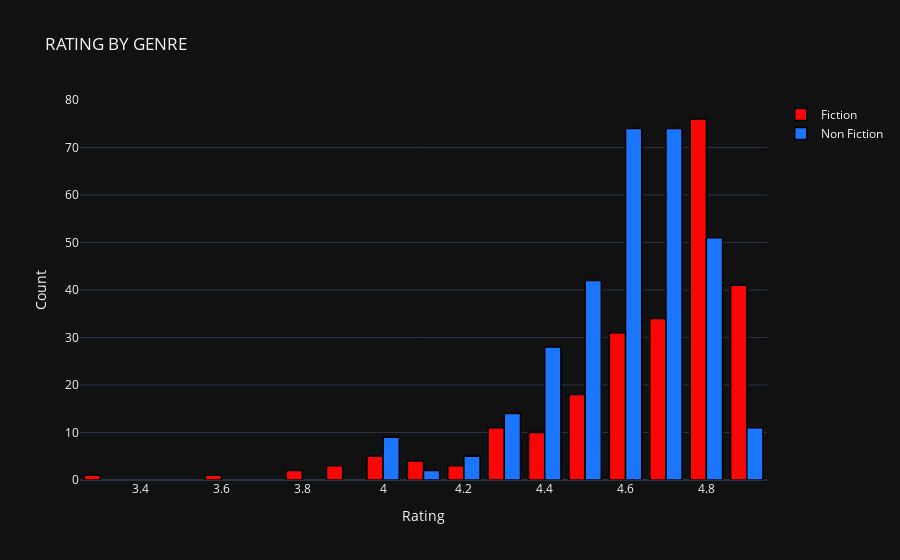

The code cell stored with this chart in its notebook:
### Code cell
df1 = data[data["Genre"] == "Fiction"]
df2 = data[data["Genre"] == "Non Fiction"]

temp_df1 = df1['User Rating'].value_counts().reset_index()
temp_df2 = df2['User Rating'].value_counts().reset_index()

# create trace1
trace1 = go.Bar(
                x = temp_df1['index'],
                y = temp_df1['User Rating'],
                name="Fiction",
                marker = dict(color = 'rgb(249, 6, 6)',
                             line=dict(color='rgb(0,0,0)',width=1.5)))
# create trace2 
trace2 = go.Bar(
                x = temp_df2['index'],
                y = temp_df2['User Rating'],
                name = "Non Fiction",
                marker = dict(color = 'rgb(26, 118, 255)',
                              line=dict(color='rgb(0,0,0)',width=1.5)))

layout = go.Layout(template= "plotly_dark",title = 'RATING BY GENRE' , xaxis = dict(title = 'Rating'), yaxis = dict(title = 'Count'))
fig = go.Figure(data = [trace1, trace2], layout = layout)
fig.show()

### Figure 1 — Plotly figure (JSON) as saved in the notebook; plotly's stock layout.template omitted (floating-point values rounded to 4 significant figures)
{"data": [{"marker": {"color": "rgb(249, 6, 6)", "line": {"color": "rgb(0,0,0)", "width": 1.5}}, "name": "Fiction", "type": "bar", "x": [4.8, 4.9, 4.7, 4.6, 4.5, 4.3, 4.4, 4, 4.1, 4.2, 3.9, 3.8, 3.6, 3.3], "y": [76, 41, 34, 31, 18, 11, 10, 5, 4, 3, 3, 2, 1, 1]}, {"marker": {"color": "rgb(26, 118, 255)", "line": {"color": "rgb(0,0,0)", "width": 1.5}}, "name": "Non Fiction", "type": "bar", "x": [4.6, 4.7, 4.8, 4.5, 4.4, 4.3, 4.9, 4, 4.2, 4.1], "y": [74, 74, 51, 42, 28, 14, 11, 9, 5, 2]}], "layout": {"title": {"text": "RATING BY GENRE"}, "xaxis": {"title": {"text": "Rating"}}, "yaxis": {"title": {"text": "Count"}}}}
